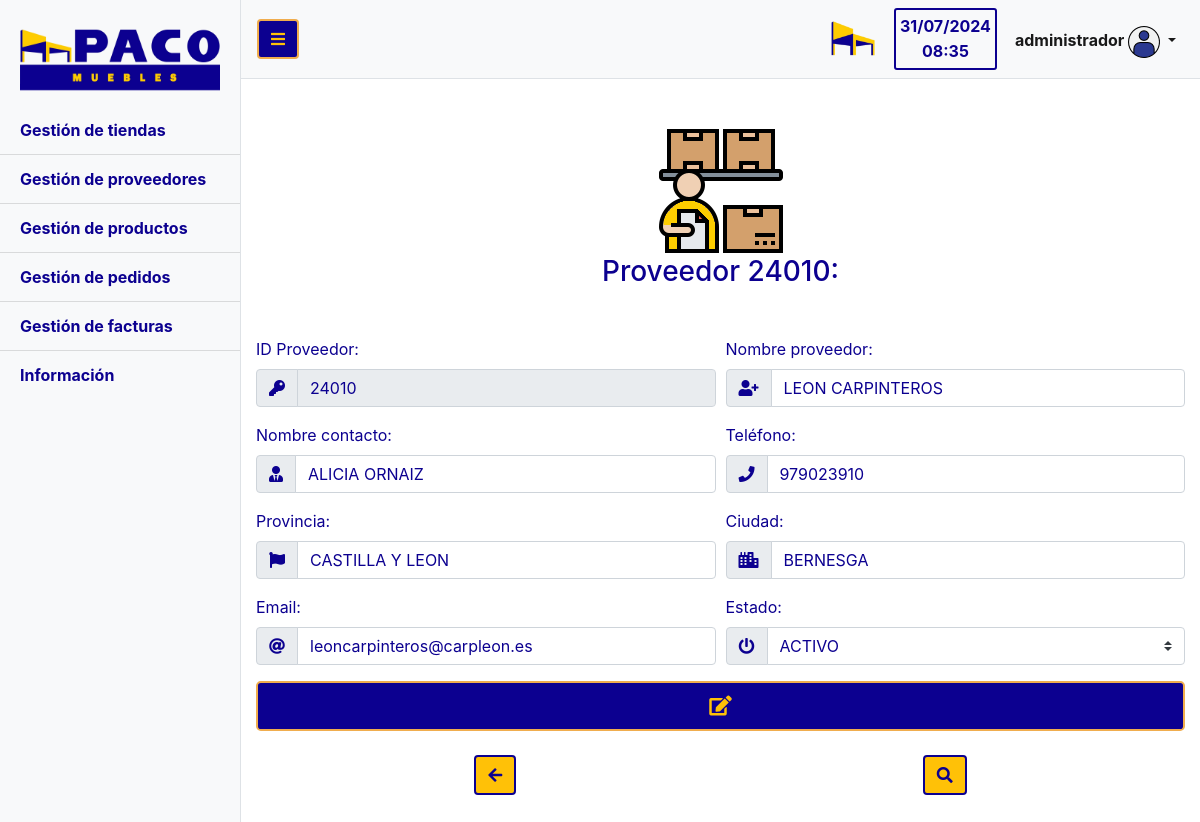
The app's page /proveedor_editar.php?id=24010 (signed in) with its own data.
### tables this page shows
CREATE TABLE IF NOT EXISTS `PROVEEDORES` (
  `ID_PROVEEDOR` varchar(5) NOT NULL,
  `NOMBRE_PROVEEDOR` varchar(100) NOT NULL,
  `NOMBRE_CONTACTO` varchar(50) DEFAULT NULL,
  `PROVINCIA` varchar(100) NOT NULL,
  `CIUDAD` varchar(100) NOT NULL,
  `TELEFONO` varchar(20) NOT NULL,
  `EMAIL` varchar(100) NOT NULL,
  `ESTADO` tinyint(1) DEFAULT NULL,
  PRIMARY KEY (`ID_PROVEEDOR`),
  UNIQUE KEY `ID_PROVEEDORES_UNIQUE` (`ID_PROVEEDOR`)
);

### proveedor_editar.php (the view, shortened to what this page needs)
<!DOCTYPE html>
<html lang="es">
<head>
  <link rel="stylesheet" href="https://use.fontawesome.com/releases/v5.15.1/css/all.css">
  <link href="vendor/bootstrap/css/bootstrap.min.css" rel="stylesheet">
  <link href="css/inicio.css" rel="stylesheet">
</head>
<body onload="hora_act()">
  <div class="d-flex" id="wrapper">
    <div class="bg-light border-right" id="sidebar-wrapper">
    <div class="sidebar-heading"><a class="text-dark" href="inicio.php"><img src="img/home_pacologo.png" style="width:200px"></a></div>
      <div class="list-group list-group-flush">
        <a href="tienda_home.php" class="list-group-item list-group-item-action bg-light color_bold_font">Gestión de tiendas</a>
        <a href="proveedor_home.php" class="list-group-item list-group-item-action bg-light color_bold_font">Gestión de proveedores</a>
        <a href="producto_home.php" class="list-group-item list-group-item-action bg-light color_bold_font">Gestión de productos</a>
        <a href="pedido_home.php" class="list-group-item list-group-item-action bg-light color_bold_font">Gestión de pedidos</a>
        <a href="facturas.php" class="list-group-item list-group-item-action bg-light color_bold_font">Gestión de facturas</a>
        <a href="informacion.php" class="list-group-item list-group-item-action bg-light color_bold_font">Información</a>
      </div>
    </div>
    <div id="page-content-wrapper">
      <nav class="navbar navbar-expand-lg navbar-light bg-light border-bottom">
      <button class="btn color_use text-warning" id="menu-toggle"><i class="fas fa-bars"></i></button>
        <div class="collapse navbar-collapse" id="navbarSupportedContent">
          <ul class="navbar-nav ml-auto mt-2 mt-lg-0">
            <div class="d-flex float-left mr-3">
              <img class="mx-auto d-block img-fluid" src="img/logo_transparente.png" style="width: 50px"/>
            </div>
            <div id="fecha">
              <div id="reloj">
                <form name="form_reloj">
                  <input type="text" name="reloj" id="casillareloj" disabled="disabled">
                </form>
              </div>
            </div>
            <li class="nav-item active dropdown" id="centrarUsuario">
              <a class="nav-link dropdown-toggle color_bold_font" href="#" id="navbarDropdown" role="button" data-toggle="dropdown" aria-haspopup="true" aria-expanded="false">
                 <?php echo $_SESSION['USER'];?>
                 <img src="img/user.png">
              </a>
            </li>
          </ul>
        </div>
      </nav>
    <?php
      include_once 'conexion.php';
      $id = $_GET['id'];
      $sql = $conexion->prepare("SELECT * FROM PROVEEDORES WHERE ID_PROVEEDOR = ?;");
      $sql ->execute([$id]);
      $proveedor = $sql->fetch(PDO::FETCH_OBJ);
    ?>
    <div class="container my-5 color_font">
      <div class="d-flex justify-content-center">
        <img src="img/proveedores.png">
      </div>
      <h3 class="text-center mb-5">Proveedor <?php echo $proveedor->ID_PROVEEDOR?>:</h3>
      <form method="POST" action="" role="form">
        <div class="form-row">
          <div class="form-group col-md-6">
            <label>ID Proveedor:</label>
            <div class="input-group">
              <div class="input-group-prepend">
                <span class="input-group-text color_font"><i class="fas fa-key"></i></span>
              </div>
              <input type="text" class="form-control color_font" autocomplete="off" value="<?php echo $proveedor->ID_PROVEEDOR?>" minlength="5" maxlength="5" pattern="^(?:[0-9][0-9]*|0)$" <?php include_once 'conexion2.php'; $id_proveedor = $_GET['id']; $consulta = "SELECT * FROM PEDIDOS WHERE ID_PROVEEDOR = $id_proveedor"; $res = mysqli_query($conexion2, $consulta); if(mysqli_num_rows($res)){ echo 'disabled';}else{ echo 'name="id_input"';}?>>
            </div>
          </div>
          <div class="form-group col-md-6">
            <label for="nombre_proveedor2">Nombre proveedor:</label>
            <div class="input-group">
              <div class="input-group-prepend">
                <span class="input-group-text color_font"><i class="fas fa-user-plus"></i></span>
              </div>
              <input type="text" class="form-control color_font" name="nombre_proveedor2" value="<?php echo $proveedor->NOMBRE_PROVEEDOR?>" maxlength="100" maxlength="50" autocomplete="off" required>
            </div>
          </div>
        </div>
        <div class="form-row">
          <div class="form-group col-md-6">
            <label for="nombre_contacto2">Nombre contacto:</label>
            <div class="input-group">
              <div class="input-group-prepend">
                <span class="input-group-text color_font"><i class="fas fa-user-tie"></i></span>
              </div>
              <input type="text" class="form-control color_font" name="nombre_contacto2" value="<?php echo $proveedor->NOMBRE_CONTACTO?>" maxlength="50" autocomplete="off" required>
            </div>
          </div>
          <div class="form-group col-md-6">
            <label for="telefono2">Teléfono:</label>
            <div class="input-group">
              <div class="input-group-prepend">
                <span class="input-group-text color_font"><i class="fas fa-phone"></i></span>
              </div>
              <input type="text" class="form-control color_font" name="telefono2" value="<?php echo $proveedor->TELEFONO?>" minlength="9" maxlength="9" pattern="^(?:[1-9][0-9]*|0)$" autocomplete="off" required>
            </div>
          </div>
        </div>
        <div class="form-row">
          <div class="form-group col-md-6">
            <label for="provincia2">Provincia:</label>
            <div class="input-group">
              <div class="input-group-prepend">
                <span class="input-group-text color_font"><i class="fas fa-flag"></i></span>
              </div>
              <input type="text" class="form-control color_font" name="provincia2" value="<?php echo $proveedor->PROVINCIA?>" maxlength="100" autocomplete="off" required>
            </div>
          </div>
          <div class="form-group col-md-6">
            <label for="ciudad2">Ciudad:</label>
            <div class="input-group">
              <div class="input-group-prepend">
                <span class="input-group-text color_font"><i class="fas fa-city"></i></span>
              </div>
              <input type="text" class="form-control color_font" name="ciudad2" value="<?php echo $proveedor->CIUDAD?>" maxlength="100" autocomplete="off" required>
            </div>
          </div>
        </div>
        <div class="form-row">
          <div class="form-group col-md-6">
            <label for="email2">Email:</label>
            <div class="input-group">
              <div class="input-group-prepend">
                <span class="input-group-text color_font"><i class="fas fa-at"></i></span>
              </div>
              <input type="text" class="form-control color_font" name="email2" value="<?php echo $proveedor->EMAIL?>" maxlength="100" pattern="^[a-zA-Z0-9.!#$%&'*+/=?^_`{|}~-]+@[a-zA-Z0-9-]+(?:\.[a-zA-Z0-9-]+)*$" autocomplete="off" required>
            </div>
          </div>
          <div class="form-group col-md-6">
            <label for="estado2">Estado:</label>
            <div class="input-group">
              <div class="input-group-prepend">
              <span class="input-group-text color_font"><i class="fas fa-power-off"></i></span>
            </div>
            <select class="custom-select color_font" name="estado2">
              <option value='1'>ACTIVO</option>
            </select>
            </div>
          </div>
        </div>
        <div class="form-row">
          <div class="form-group col-md-12">
            <button class="btn btn-lg btn-block color_use text-warning" title="Editar" type="submit" name="btn_editar_proveedor"><i class='fas fa-edit'></i></button>
          </div>
        </div>
      </form>
      <div class="container d-flex  justify-content-around mt-2">
        <form method="POST" action="proveedor_buscar.php">
          <button type="submit" name="searchBtn" class="btn color_text bg-warning"><i class="fas fa-arrow-left"></i></button>
        </form>
        <button class="btn color_text bg-warning" title="Buscar" name="lupa-lista" data-toggle="modal" data-target="#listaProveedores"><i class="fas fa-search"></i></button>
      </div>
    </div>
  </div>
</body>
</html>

### css/inicio.css (style rules this page uses)
#wrapper { overflow-x: hidden; }
#sidebar-wrapper { min-height: 100vh; margin-left: -15rem; -webkit-transition: margin .25s ease-out; -moz-transition: margin .25s ease-out; -o-transition: margin .25s ease-out; transition: margin .25s ease-out; }
#sidebar-wrapper .sidebar-heading { padding: 0.875rem 1.25rem; font-size: 1.2rem; }
#sidebar-wrapper .list-group { width: 15rem; }
#page-content-wrapper { min-width: 100vw; }
#reloj, #casillareloj { text-align: center; }
#fecha { text-align: center; font-weight: bold; border: 2px solid #0c0090; padding: 4px; margin-right: 10px; border-radius: 3px; color: #0c0090 }
.color_font { color: #0c0090; }
.color_bold_font { color: #0c0090; font-weight: bold; }
.color_use { background-color: #0c0090; border: 2px solid #f0ad4e; }
.color_text { color: #0c0090; border: 2px solid #0c0090; }
#casillareloj { border: none; background: #f8f9fa; width: 60px; color: #0c0090; font-weight: bold; }
#centrarUsuario { display: flex; justify-content: center; margin-top: 10px; }
@media (min-width: 768px) { #sidebar-wrapper { margin-left: 0; } }
@media (min-width: 768px) { #page-content-wrapper { min-width: 0; width: 100%; } }

### records on screen
proveedores: ID_PROVEEDOR "24010", nombre_proveedor2 "LEON CARPINTEROS", nombre_contacto2 "ALICIA ORNAIZ", telefono2 "979023910", provincia2 "CASTILLA Y LEON", ciudad2 "BERNESGA", email2 "leoncarpinteros@carpleon.es"

### other values on screen
$_SESSION['USER'] "administrador"
